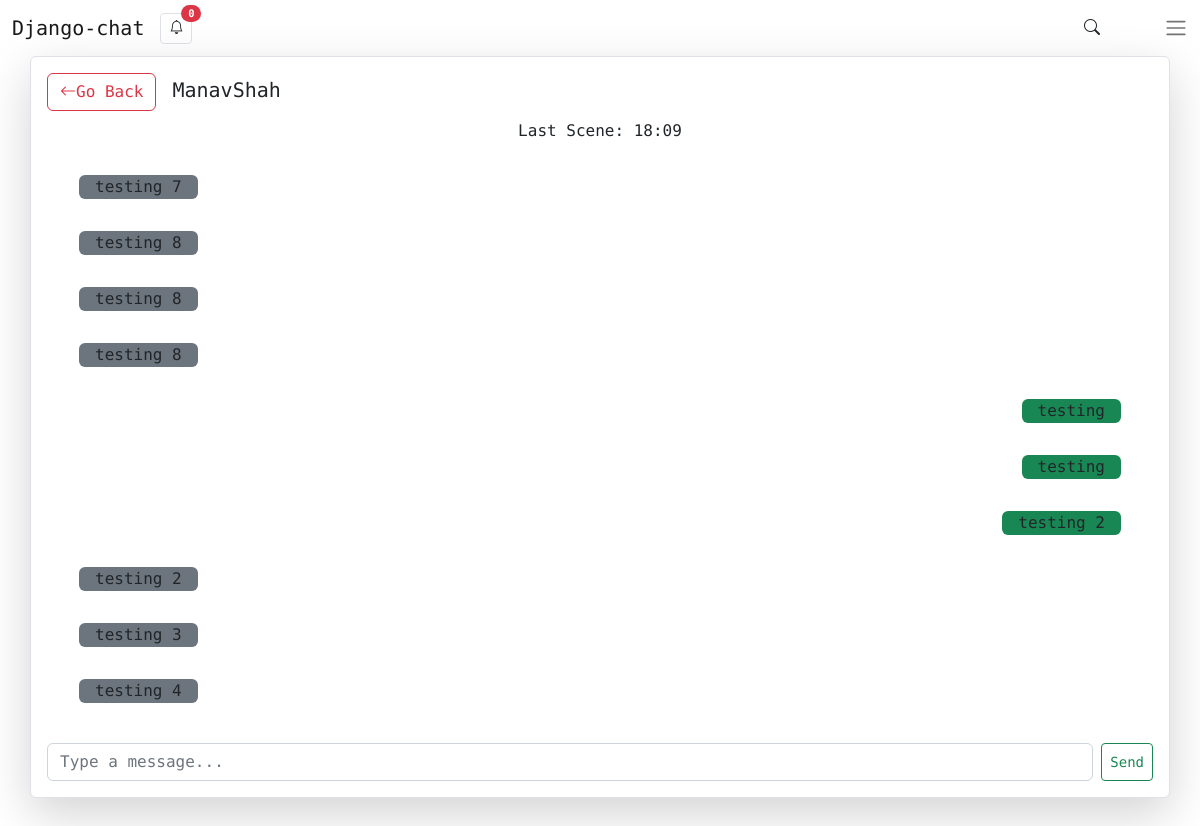
Screenshot of /chats/ChatRoom/19 (signed in) with the database file from the repository.
### chats/models.py (models this page shows)
class PersonalChatRoom(models.Model):
    RoomName=models.CharField(max_length=255,blank=True,null=True)
    members=models.ManyToManyField(User,related_name='members')
    chats=models.ManyToManyField(PersonalChat,null=True,blank=True)
    timestamp=models.DateTimeField(auto_now_add=True)
    last_updated=models.DateTimeField(auto_now=True)
    members_online=models.ManyToManyField(User,blank=True,null=True,related_name='online_members')
    objects=PersonalChatRoomManager()

class PersonalChat(models.Model):
    chat=models.CharField(max_length=500,null=False,blank=False)
    sender=models.ForeignKey(User,on_delete=models.CASCADE,related_name='sender')
    reciever=models.ForeignKey(User,related_name='reciever',on_delete=models.CASCADE,null=False,blank=False)
    timestamp=models.DateTimeField(auto_now_add=True)
    viewed_by=models.ManyToManyField(User,null=True,blank=True)
    def __str__(self):
        return f'{self.chat}'
    objects=PersonalChatManager()

### chats/views.py (the view)
# urls.py: path('ChatRoom/<int:pk>',create_personal_room,name='create_personal_room'),
def create_personal_room(request,pk):
    user_id=pk
    current_user=request.user
    chat_partner=User.objects.get(id=user_id)
    RoomObject=PersonalChatRoom.objects.new_or_get(request,chat_partner)
    for i in RoomObject.chats.all():
        i.viewed_by.add(current_user)
    context={
        'chat_partner':chat_partner,
        'RoomObject':RoomObject,
    }
    return render(request,'chats/personal_chat_room.html',context)

### chats/models.py (called while the page is built)
    def new_or_get(self,request,chat_partner):
        current_user=request.user
        chat_partner=chat_partner
        chat_roomobj=PersonalChatRoom.objects.all()
        if chat_roomobj:
            for i in chat_roomobj:
                if current_user in i.members.all() and chat_partner in i.members.all():
                    room_obj=i
                    print(room_obj)
                    return room_obj
            room_obj=PersonalChatRoom.objects.create()
            room_obj.members.add(current_user)
            room_obj.members.add(chat_partner)
            return room_obj
        else:
            room_obj=PersonalChatRoom.objects.create()
            room_obj.members.add(current_user)
            room_obj.members.add(chat_partner)
            return room_obj

### django_chat/templatetags/custom_tags.py (called while the page is built)
@register.filter
def get_counter(user):
    chatroom_obj=PersonalChatRoom.objects.filter(members=user)
    room_partners={}
    for i in chatroom_obj:
        room_partners.update({i.members.all().exclude(username=user.username):i.members.all().exclude(username=user.username)})
    RoomObjects={}
    for i in chatroom_obj:
        RoomObjects.update({i:i})
    count=0
    for i in RoomObjects:
        for j in i.chats.all():
            if user in j.viewed_by.all():
                pass
            else:
                count+=1
        return count

@register.filter
def remove_unnecessary(value):
    s1="".join(c for c in value if c.isalpha())
    return s1

### chats/templates/chats/personal_chat_room.html (shortened to what this page needs)
{% extends 'base.html' %}
{% block content %}
{% load custom_tags %}
<div class="container card shadow-lg p-3 rounded other-components border" style="font-family: 'Open Sans', sans-serif !important;">
    <h5 class="card-title"><a href="{% url 'home' %}" class="bi bi-arrow-left me-3 btn btn-outline-danger">Go Back</a>{{chat_partner}}</h5>
    <span style='' class='{{chat_partner.id}} text-center' >{{chat_partner.first_name}}</span>
    <div class="card-body messagebody mb-2" id='messagebody' style="overflow-y: scroll;">
        {% for i in RoomObject.chats.all %}
        {% if i.sender == request.user %}
        <div class="card border-0 other-components senderchats">
            <div class="card-body">
              <span class='bg-success px-3 rounded' style='float:right'>{{i}}</span>
            </div>
          </div>
        {% else %}
        <div class="card border-0 other-components recieverchats">
            <div class="card-body">
              <span class='bg-secondary px-3 rounded' style='float:left'>{{i}}</span>
            </div>
          </div>
        {% endif %}
        {% endfor %}
    </div>
    <form class="d-flex" role="search">
        <input class="form-control me-2" type="text" placeholder="Type a message..." id='ChatInput'>
        <button class="btn btn-outline-success btn-sm" type="submit" id='ChatSubmit'>Send</button>
      </form>
    </div>
{% endblock content %}

### templates/nav.html (shortened to what this page needs)
{% load custom_tags %}
<nav class="navbar navbar-expand">
    <div class="container-fluid">
      <a class="navbar-brand" href="{% url 'home' %}">Django-chat</a>
      <button type="button" class="btn other-components border btn-sm position-relative">
        <i class="bi bi-bell"></i>
        <span class="position-absolute top-0 start-100 translate-middle badge rounded-pill bg-danger navmessagecount">
          {{request.user | get_counter}}
        </span>
      </button>
      <div class="collapse navbar-collapse" id="navbarSupportedContent">
        {% include 'snippets/search_form.html' %}
        <div class="nav-item dropdown d-flex">
          <a class="nav-link" href="#" role="button" data-bs-toggle="dropdown" aria-expanded="false">
            <span class="navbar-toggler-icon"></span>
          </a>
        </div>
      </div>
    </div>
  </nav>

### static/css/master.css (style rules this page uses)
* { font-family: 'Fira Code', monospace; }

### rows the page displays
PersonalChat: chat "testing 7"
PersonalChat: chat "testing 8"
PersonalChat: chat "testing 8"
PersonalChat: chat "testing 8"
PersonalChat: chat "testing"
PersonalChat: chat "testing"
PersonalChat: chat "testing 2"
PersonalChat: chat "testing 2"
PersonalChat: chat "testing 3"
PersonalChat: chat "testing 4"

### other values shown
{{ request.user | get_counter }} "0"
{{ chat_partner }} "ManavShah"
